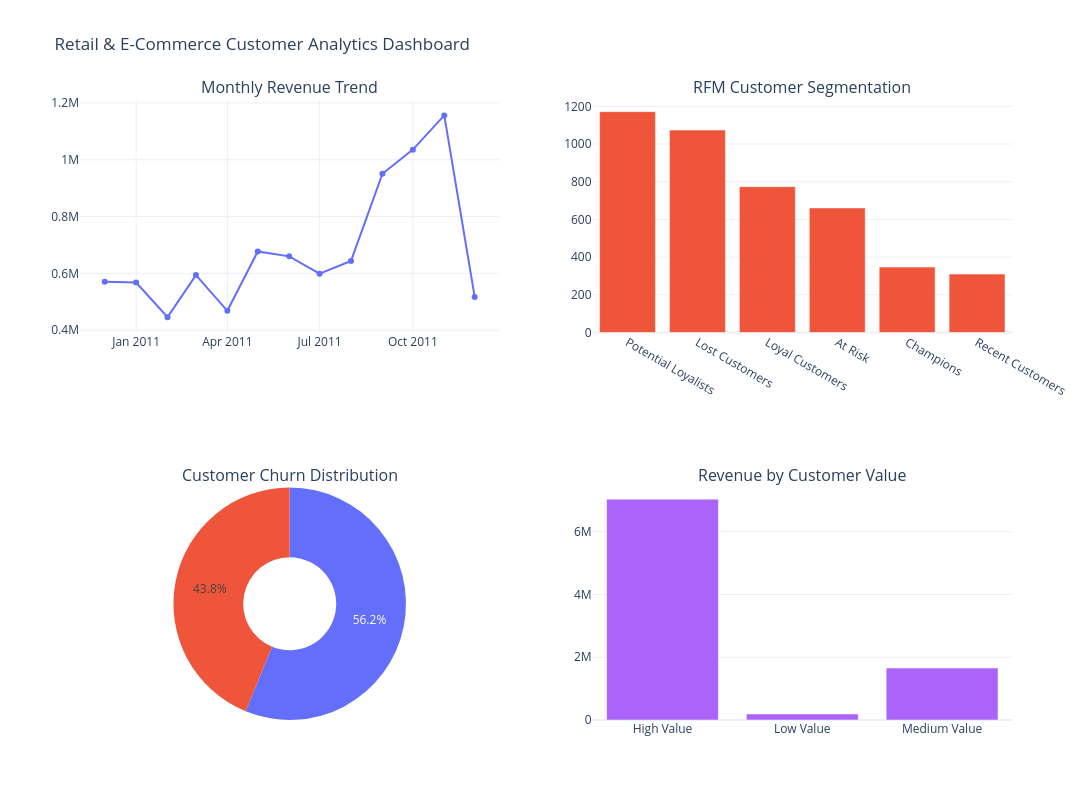

The cell this chart's notebook holds for it:
### Code cell
from plotly.subplots import make_subplots
import plotly.graph_objects as go
import plotly.express as px

# Prepare chart data
monthly_revenue = (
    df_clean.groupby("Month")["Revenue"]
    .sum()
    .reset_index()
)

rfm_counts = rfm["Segment"].value_counts()

churn_counts = customer_features["Churn"].value_counts()

clv_revenue = clv.groupby("Value_Segment")[
    "Customer_Lifetime_Value"
].sum()

# Create dashboard layout
fig = make_subplots(
    rows=2,
    cols=2,
    subplot_titles=(
        "Monthly Revenue Trend",
        "RFM Customer Segmentation",
        "Customer Churn Distribution",
        "Revenue by Customer Value"
    ),
    specs=[
        [{"type": "scatter"}, {"type": "bar"}],
        [{"type": "domain"}, {"type": "bar"}]
    ]
)

# Chart 1: Monthly revenue
fig.add_trace(
    go.Scatter(
        x=monthly_revenue["Month"],
        y=monthly_revenue["Revenue"],
        mode="lines+markers",
        name="Monthly Revenue"
    ),
    row=1, col=1
)

# Chart 2: RFM segmentation
fig.add_trace(
    go.Bar(
        x=rfm_counts.index,
        y=rfm_counts.values,
        name="Customers"
    ),
    row=1, col=2
)

# Chart 3: Churn distribution
fig.add_trace(
    go.Pie(
        labels=["Active", "Churned"],
        values=[
            churn_counts.get(0, 0),
            churn_counts.get(1, 0)
        ],
        hole=0.4,
        name="Churn"
    ),
    row=2, col=1
)

# Chart 4: CLV revenue contribution
fig.add_trace(
    go.Bar(
        x=clv_revenue.index,
        y=clv_revenue.values,
        name="Revenue"
    ),
    row=2, col=2
)

# Dashboard title and dimensions
fig.update_layout(
    title_text="Retail & E-Commerce Customer Analytics Dashboard",
    height=800,
    width=1200,
    showlegend=False,
    template="plotly_white"
)

fig.show()
fig.write_html("Retail_Customer_Analytics_Dashboard.html")

print("Dashboard saved successfully!")

### Figure 1 — Plotly figure (JSON) as saved in the notebook; plotly's stock layout.template omitted (floating-point values rounded to 4 significant figures)
{"data": [{"mode": "lines+markers", "name": "Monthly Revenue", "type": "scatter", "x": ["2010-12", "2011-01", "2011-02", "2011-03", "2011-04", "2011-05", "2011-06", "2011-07", "2011-08", "2011-09", "2011-10", "2011-11", "2011-12"], "xaxis": "x", "y": [570400.0, 568100.0, 446100.0, 594100.0, 468400.0, 677400.0, 660000.0, 599000.0, 644100.0, 950700.0, 1036000.0, 1156000.0, 517200.0], "yaxis": "y"}, {"name": "Customers", "type": "bar", "x": ["Potential Loyalists", "Lost Customers", "Loyal Customers", "At Risk", "Champions", "Recent Customers"], "xaxis": "x2", "y": [1172, 1074, 774, 661, 347, 310], "yaxis": "y2"}, {"domain": {"x": [0, 0.45], "y": [0, 0.375]}, "hole": 0.4, "labels": ["Active", "Churned"], "name": "Churn", "type": "pie", "values": [1864, 1453]}, {"name": "Revenue", "type": "bar", "x": ["High Value", "Low Value", "Medium Value"], "xaxis": "x3", "y": [7038000.0, 193200.0, 1656000.0], "yaxis": "y3"}], "layout": {"annotations": [{"font": {"size": 16}, "showarrow": false, "text": "Monthly Revenue Trend", "x": 0.225, "xanchor": "center", "xref": "paper", "y": 1, "yanchor": "bottom", "yref": "paper"}, {"font": {"size": 16}, "showarrow": false, "text": "RFM Customer Segmentation", "x": 0.775, "xanchor": "center", "xref": "paper", "y": 1, "yanchor": "bottom", "yref": "paper"}, {"font": {"size": 16}, "showarrow": false, "text": "Customer Churn Distribution", "x": 0.225, "xanchor": "center", "xref": "paper", "y": 0.375, "yanchor": "bottom", "yref": "paper"}, {"font": {"size": 16}, "showarrow": false, "text": "Revenue by Customer Value", "x": 0.775, "xanchor": "center", "xref": "paper", "y": 0.375, "yanchor": "bottom", "yref": "paper"}], "height": 800, "showlegend": false, "title": {"text": "Retail & E-Commerce Customer Analytics Dashboard"}, "width": 1200, "xaxis": {"anchor": "y", "domain": [0, 0.45]}, "xaxis2": {"anchor": "y2", "domain": [0.55, 1]}, "xaxis3": {"anchor": "y3", "domain": [0.55, 1]}, "yaxis": {"anchor": "x", "domain": [0.625, 1]}, "yaxis2": {"anchor": "x2", "domain": [0.625, 1]}, "yaxis3": {"anchor": "x3", "domain": [0, 0.375]}}}
